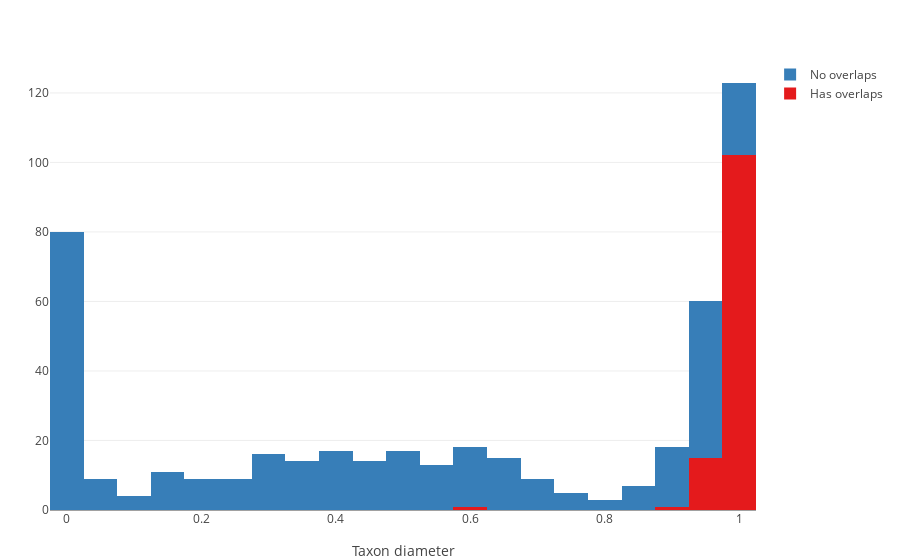

Source (notebook cell):
### Markdown cell above
### Diameters

### Code cell
let
    traces = overlap_traces() do has_overlaps, df
        histogram(
            x=df.diameter,
            nbinsx=20,
            mode=:markers,
        )
    end
    
    layout = Layout(
        hovermode=:closest,
        barmode=:stack,
        xaxis_title_text="Taxon diameter",
    )
    
    plt = Plot(traces, layout)
    saveplot(plt, "internal-taxa-diameters-histogram")
    plot(plt)
end

### Figure 1 — Plotly figure (JSON) as saved in the notebook; plotly's stock layout.template omitted (floating-point values rounded to 4 significant figures; data arrays with more than 128 entries replaced by an {"elided": "..."} marker saying what was removed)
{"data": [{"line": {"color": "#E41A1C"}, "marker": {"color": "#E41A1C"}, "mode": "markers", "name": "Has overlaps", "nbinsx": 20, "type": "histogram", "x": [0.9918, 0.9789, 0.9471, 0.9955, 1, 0.9836, 0.9992, 0.9718, 0.9808, 0.9988, 0.9986, 0.999, 0.9618, 0.9991, 0.9897, 0.9597, 0.9973, 0.9796, 0.9918, 0.998, 0.9844, 0.9927, 0.9714, 0.9659, 0.9954, 0.9946, 0.98, 0.9988, 0.9918, 0.9895, 0.9835, 0.993, 0.9942, 0.9779, 0.9651, 0.9964, 0.9885, 0.9889, 0.9107, 0.9556, 0.9836, 0.9868, 0.5818, 0.9762, 0.9809, 0.9944, 0.995, 0.9933, 0.9911, 0.9872, 0.9982, 0.9963, 0.995, 0.9981, 0.9985, 0.9292, 0.9991, 0.9986, 0.9964, 0.9979, 0.9895, 0.9861, 0.9968, 0.9963, 0.9907, 0.9977, 0.9938, 0.9919, 0.9954, 0.9905, 0.983, 0.9975, 0.981, 0.9939, 0.979, 0.9943, 0.9965, 0.999, 0.9912, 0.998, 0.9923, 0.9961, 0.9977, 0.9971, 0.9972, 0.9921, 0.9944, 0.9737, 0.9975, 0.9964, 0.9927, 0.9974, 0.9985, 0.978, 0.9687, 0.9871, 0.9974, 0.9975, 0.997, 0.9996, 0.9942, 0.9943, 0.9961, 0.998, 0.985, 0.9915, 0.989, 0.9799, 0.967, 0.9838, 0.9837, 0.9975, 0.9713, 0.9734, 0.9691, 0.9838, 0.9821, 0.992, 0.9947]}, {"line": {"color": "#377EB8"}, "marker": {"color": "#377EB8"}, "mode": "markers", "name": "No overlaps", "nbinsx": 20, "type": "histogram", "x": {"elided": "352 float values"}}], "layout": {"autosize": true, "barmode": "stack", "hovermode": "closest", "margin": {"b": 50, "l": 50, "r": 50, "t": 60}, "xaxis": {"autorange": true, "range": [-0.025, 1.025], "title": {"text": "Taxon diameter"}, "type": "linear"}, "yaxis": {"autorange": true, "range": [0, 129.5]}}}
